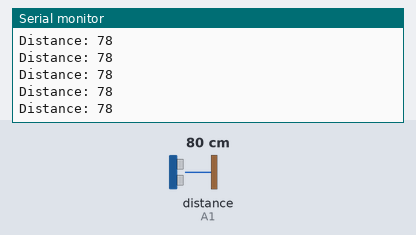
The sketch below on a simulated Arduino Uno, built with avr-gcc and run on an emulated ATmega328P. Parts: the last lines printed to the serial monitor. Wiring (inferred from the names in the program): ultrasonic range finder: trigger A2; echo A1. The inputs (shaded band) are chosen by the test bench; at power-on: distance to the obstacle (sensor on A1) 80 cm. The echo pulse lasts 58.3 µs per cm.

Above: at 1.2 s.
1.3 s: distance to the obstacle (sensor on A1) set to 2 cm
At 1.8 s:
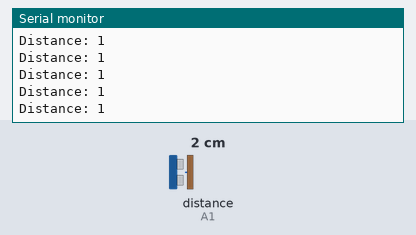
4.3 s: distance to the obstacle (sensor on A1) set to 120 cm
At 5.2 s:
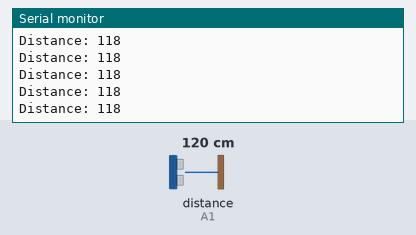
7.3 s: distance to the obstacle (sensor on A1) set to 4 cm
At 8.4 s:
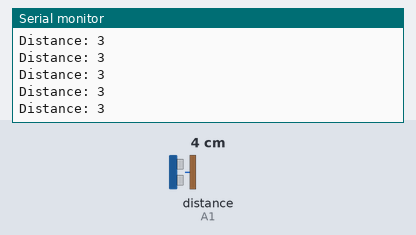
10.3 s: distance to the obstacle (sensor on A1) set to 18 cm
At 10.8 s:
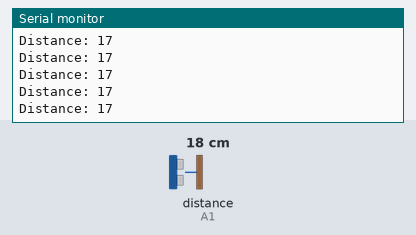
Timing chart, 0 to 13.3 s (numbered marks = the images above; inputs shaded):
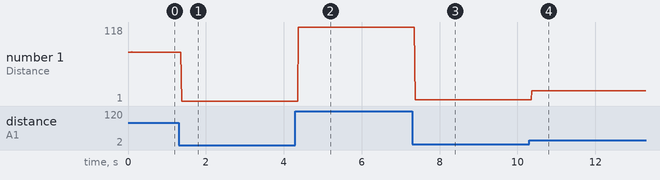

The sketch:

UntraSonic_Distance.ino
```cpp
// const int vcc = A3;
const int trig = A2;
const int echo = A1;
// const int gnd = A0;

long duration;                              //variables to store data
int distance;

void setup() {

pinMode(trig, OUTPUT);
pinMode(echo, INPUT);
//pinMode(vcc, OUTPUT);
//pinMode(gnd, OUTPUT);

//digitalWrite(vcc, HIGH);              // 5 Volts to Vcc of Sensor
//digitalWrite(gnd,LOW);                // grounding of gnd pin of sensor

Serial.begin(9600);
}

void loop() {


        digitalWrite(trig, LOW);              //sets trigger pin low
        delayMicroseconds(2);                 // gives delay of 2us before setting trigger pin high

        digitalWrite(trig, HIGH);             // sets trigger pin high
        delayMicroseconds(10);                // keep trigger pin high for 10us
        digitalWrite(trig, LOW);

        duration = pulseIn(echo, HIGH);       // this function says to count the time from one
                                              // high of echo pin to successive high of same once
                                              // it gets the pulse signal

        distance = duration*0.034/2;

  // speed of sound = 340 m/s
  // implies 0.034 cm/us
  // distance = (speed * time) / 2

  Serial.print("Distance: ");
  Serial.println(distance);                   // print distance in serial monitor

}
```

Measured:
- after the input at 1.3 s, the serial monitor: prints a new line after 0.07 s (image 1)
- after the input at 4.3 s, the serial monitor: prints a new line after 0.08 s (image 2)
- after the input at 7.3 s, the serial monitor: prints a new line after 0.07 s (image 3)
- after the input at 10.3 s, the serial monitor: prints a new line after 0.07 s (image 4)
- plotted number 1: 78 → 1 after the input at 1.3 s, 1 → 118 after the input at 4.3 s, 118 → 3 after the input at 7.3 s, 3 → 1 after the input at 10.3 s
